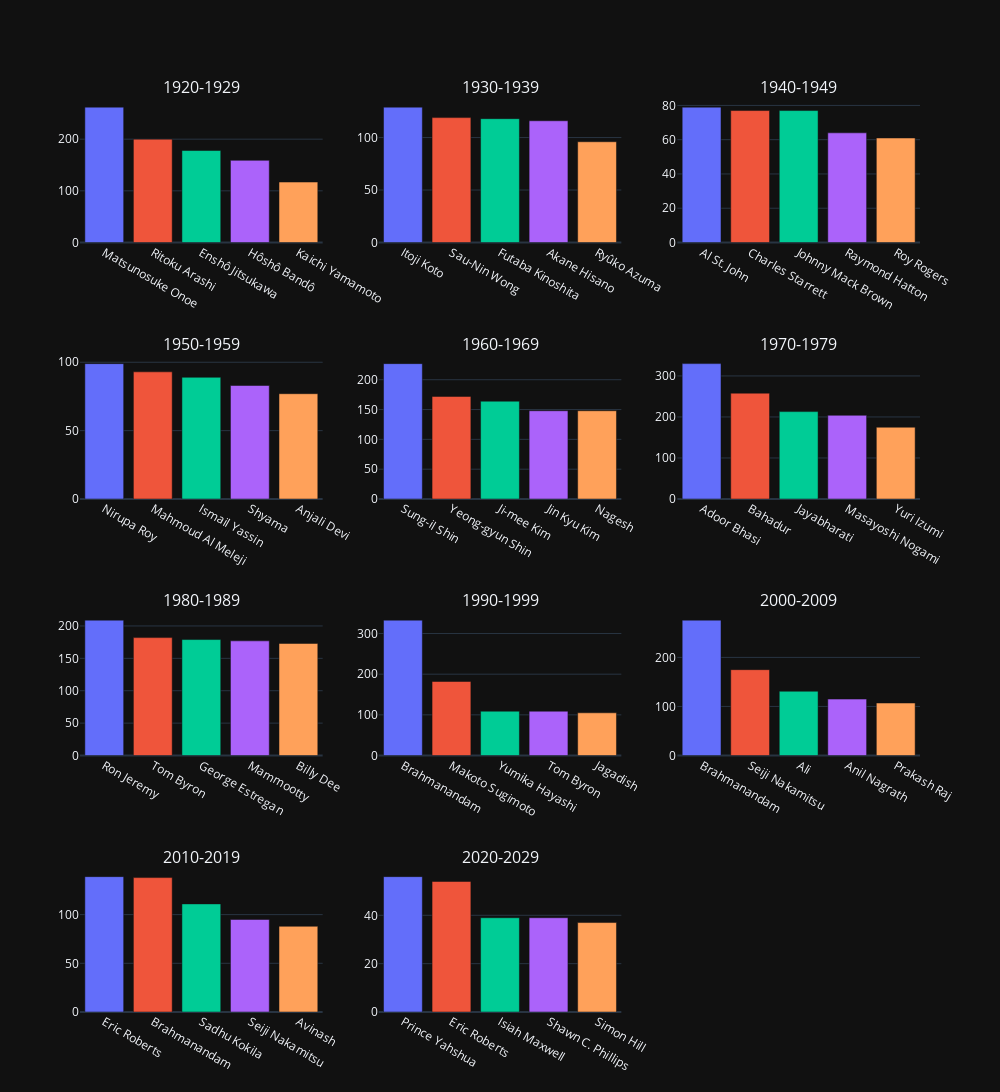

The notebook cell saved with this chart:
### Code cell
fig = make_subplots(
    rows=4, cols=3,
    subplot_titles=('1920-1929', '1930-1939','1940-1949','1950-1959','1960-1969','1970-1979','1980-1989','1990-1999','2000-2009','2010-2019','2020-2029'),
    )

fig.append_trace(
    go.Bar(x=subplot[0]['name'],
    y=subplot[0]['count'],
    marker_color=px.colors.qualitative.Plotly),
    row=1, col=1
)

fig.append_trace(
    go.Bar(x=subplot[1]['name'],
    y=subplot[1]['count'],
    marker_color=px.colors.qualitative.Plotly),
    row=1, col=2
)

fig.append_trace(
    go.Bar(x=subplot[2]['name'],
    y=subplot[2]['count'],
    marker_color=px.colors.qualitative.Plotly),
    row=1, col=3
)

fig.append_trace(
    go.Bar(x=subplot[3]['name'],
    y=subplot[3]['count'],
    marker_color=px.colors.qualitative.Plotly),
    row=2, col=1
)

fig.append_trace(
    go.Bar(x=subplot[4]['name'],
    y=subplot[4]['count'],
    marker_color=px.colors.qualitative.Plotly),
    row=2, col=2
)

fig.append_trace(
    go.Bar(x=subplot[5]['name'],
    y=subplot[5]['count'],
    marker_color=px.colors.qualitative.Plotly),
    row=2, col=3
)

fig.append_trace(
    go.Bar(x=subplot[6]['name'],
    y=subplot[6]['count'],
    marker_color=px.colors.qualitative.Plotly),
    row=3, col=1
)

fig.append_trace(
    go.Bar(x=subplot[7]['name'],
    y=subplot[7]['count'],
    marker_color=px.colors.qualitative.Plotly),
    row=3, col=2
)

fig.append_trace(
    go.Bar(x=subplot[8]['name'],
    y=subplot[8]['count'],
    marker_color=px.colors.qualitative.Plotly),
    row=3, col=3
)

fig.append_trace(
    go.Bar(x=subplot[9]['name'],
    y=subplot[9]['count'],
    marker_color=px.colors.qualitative.Plotly),
    row=4, col=1
)

fig.append_trace(
    go.Bar(x=subplot[10]['name'],
    y=subplot[10]['count'],
    marker_color=px.colors.qualitative.Plotly),
    row=4, col=2
)

fig.update_layout(template='plotly_dark',showlegend=False,height = 1250,width=1000)
fig.show()

### Figure 1 — Plotly figure (JSON) as saved in the notebook; plotly's stock layout.template omitted (floating-point values rounded to 4 significant figures)
{"data": [{"marker": {"color": ["#636EFA", "#EF553B", "#00CC96", "#AB63FA", "#FFA15A", "#19D3F3", "#FF6692", "#B6E880", "#FF97FF", "#FECB52"]}, "type": "bar", "x": ["Matsunosuke Onoe", "Ritoku Arashi", "Enshô Jitsukawa", "Hôshô Bandô", "Kaichi Yamamoto"], "xaxis": "x", "y": [262, 200, 178, 159, 117], "yaxis": "y"}, {"marker": {"color": ["#636EFA", "#EF553B", "#00CC96", "#AB63FA", "#FFA15A", "#19D3F3", "#FF6692", "#B6E880", "#FF97FF", "#FECB52"]}, "type": "bar", "x": ["Itoji Koto", "Sau-Nin Wong", "Futaba Kinoshita", "Akane Hisano", "Ryûko Azuma"], "xaxis": "x2", "y": [129, 119, 118, 116, 96], "yaxis": "y2"}, {"marker": {"color": ["#636EFA", "#EF553B", "#00CC96", "#AB63FA", "#FFA15A", "#19D3F3", "#FF6692", "#B6E880", "#FF97FF", "#FECB52"]}, "type": "bar", "x": ["Al St. John", "Charles Starrett", "Johnny Mack Brown", "Raymond Hatton", "Roy Rogers"], "xaxis": "x3", "y": [79, 77, 77, 64, 61], "yaxis": "y3"}, {"marker": {"color": ["#636EFA", "#EF553B", "#00CC96", "#AB63FA", "#FFA15A", "#19D3F3", "#FF6692", "#B6E880", "#FF97FF", "#FECB52"]}, "type": "bar", "x": ["Nirupa Roy", "Mahmoud Al Meleji", "Ismail Yassin", "Shyama", "Anjali Devi"], "xaxis": "x4", "y": [99, 93, 89, 83, 77], "yaxis": "y4"}, {"marker": {"color": ["#636EFA", "#EF553B", "#00CC96", "#AB63FA", "#FFA15A", "#19D3F3", "#FF6692", "#B6E880", "#FF97FF", "#FECB52"]}, "type": "bar", "x": ["Sung-il Shin", "Yeong-gyun Shin", "Ji-mee Kim", "Jin Kyu Kim", "Nagesh"], "xaxis": "x5", "y": [227, 172, 164, 148, 148], "yaxis": "y5"}, {"marker": {"color": ["#636EFA", "#EF553B", "#00CC96", "#AB63FA", "#FFA15A", "#19D3F3", "#FF6692", "#B6E880", "#FF97FF", "#FECB52"]}, "type": "bar", "x": ["Adoor Bhasi", "Bahadur", "Jayabharati", "Masayoshi Nogami", "Yuri Izumi"], "xaxis": "x6", "y": [330, 258, 213, 204, 175], "yaxis": "y6"}, {"marker": {"color": ["#636EFA", "#EF553B", "#00CC96", "#AB63FA", "#FFA15A", "#19D3F3", "#FF6692", "#B6E880", "#FF97FF", "#FECB52"]}, "type": "bar", "x": ["Ron Jeremy", "Tom Byron", "George Estregan", "Mammootty", "Billy Dee"], "xaxis": "x7", "y": [209, 182, 179, 177, 173], "yaxis": "y7"}, {"marker": {"color": ["#636EFA", "#EF553B", "#00CC96", "#AB63FA", "#FFA15A", "#19D3F3", "#FF6692", "#B6E880", "#FF97FF", "#FECB52"]}, "type": "bar", "x": ["Brahmanandam", "Makoto Sugimoto", "Yumika Hayashi", "Tom Byron", "Jagadish"], "xaxis": "x8", "y": [333, 182, 109, 109, 105], "yaxis": "y8"}, {"marker": {"color": ["#636EFA", "#EF553B", "#00CC96", "#AB63FA", "#FFA15A", "#19D3F3", "#FF6692", "#B6E880", "#FF97FF", "#FECB52"]}, "type": "bar", "x": ["Brahmanandam", "Seiji Nakamitsu", "Ali", "Anil Nagrath", "Prakash Raj"], "xaxis": "x9", "y": [276, 175, 131, 115, 107], "yaxis": "y9"}, {"marker": {"color": ["#636EFA", "#EF553B", "#00CC96", "#AB63FA", "#FFA15A", "#19D3F3", "#FF6692", "#B6E880", "#FF97FF", "#FECB52"]}, "type": "bar", "x": ["Eric Roberts", "Brahmanandam", "Sadhu Kokila", "Seiji Nakamitsu", "Avinash"], "xaxis": "x10", "y": [139, 138, 111, 95, 88], "yaxis": "y10"}, {"marker": {"color": ["#636EFA", "#EF553B", "#00CC96", "#AB63FA", "#FFA15A", "#19D3F3", "#FF6692", "#B6E880", "#FF97FF", "#FECB52"]}, "type": "bar", "x": ["Prince Yahshua", "Eric Roberts", "Isiah Maxwell", "Shawn C. Phillips", "Simon Hill"], "xaxis": "x11", "y": [56, 54, 39, 39, 37], "yaxis": "y11"}], "layout": {"annotations": [{"font": {"size": 16}, "showarrow": false, "text": "1920-1929", "x": 0.1444, "xanchor": "center", "xref": "paper", "y": 1, "yanchor": "bottom", "yref": "paper"}, {"font": {"size": 16}, "showarrow": false, "text": "1930-1939", "x": 0.5, "xanchor": "center", "xref": "paper", "y": 1, "yanchor": "bottom", "yref": "paper"}, {"font": {"size": 16}, "showarrow": false, "text": "1940-1949", "x": 0.8556, "xanchor": "center", "xref": "paper", "y": 1, "yanchor": "bottom", "yref": "paper"}, {"font": {"size": 16}, "showarrow": false, "text": "1950-1959", "x": 0.1444, "xanchor": "center", "xref": "paper", "y": 0.7188, "yanchor": "bottom", "yref": "paper"}, {"font": {"size": 16}, "showarrow": false, "text": "1960-1969", "x": 0.5, "xanchor": "center", "xref": "paper", "y": 0.7188, "yanchor": "bottom", "yref": "paper"}, {"font": {"size": 16}, "showarrow": false, "text": "1970-1979", "x": 0.8556, "xanchor": "center", "xref": "paper", "y": 0.7188, "yanchor": "bottom", "yref": "paper"}, {"font": {"size": 16}, "showarrow": false, "text": "1980-1989", "x": 0.1444, "xanchor": "center", "xref": "paper", "y": 0.4375, "yanchor": "bottom", "yref": "paper"}, {"font": {"size": 16}, "showarrow": false, "text": "1990-1999", "x": 0.5, "xanchor": "center", "xref": "paper", "y": 0.4375, "yanchor": "bottom", "yref": "paper"}, {"font": {"size": 16}, "showarrow": false, "text": "2000-2009", "x": 0.8556, "xanchor": "center", "xref": "paper", "y": 0.4375, "yanchor": "bottom", "yref": "paper"}, {"font": {"size": 16}, "showarrow": false, "text": "2010-2019", "x": 0.1444, "xanchor": "center", "xref": "paper", "y": 0.1562, "yanchor": "bottom", "yref": "paper"}, {"font": {"size": 16}, "showarrow": false, "text": "2020-2029", "x": 0.5, "xanchor": "center", "xref": "paper", "y": 0.1562, "yanchor": "bottom", "yref": "paper"}], "height": 1250, "showlegend": false, "width": 1000, "xaxis": {"anchor": "y", "domain": [0, 0.2889]}, "xaxis10": {"anchor": "y10", "domain": [0, 0.2889]}, "xaxis11": {"anchor": "y11", "domain": [0.3556, 0.6444]}, "xaxis12": {"anchor": "y12", "domain": [0.7111, 1]}, "xaxis2": {"anchor": "y2", "domain": [0.3556, 0.6444]}, "xaxis3": {"anchor": "y3", "domain": [0.7111, 1]}, "xaxis4": {"anchor": "y4", "domain": [0, 0.2889]}, "xaxis5": {"anchor": "y5", "domain": [0.3556, 0.6444]}, "xaxis6": {"anchor": "y6", "domain": [0.7111, 1]}, "xaxis7": {"anchor": "y7", "domain": [0, 0.2889]}, "xaxis8": {"anchor": "y8", "domain": [0.3556, 0.6444]}, "xaxis9": {"anchor": "y9", "domain": [0.7111, 1]}, "yaxis": {"anchor": "x", "domain": [0.8438, 1]}, "yaxis10": {"anchor": "x10", "domain": [0, 0.1562]}, "yaxis11": {"anchor": "x11", "domain": [0, 0.1562]}, "yaxis12": {"anchor": "x12", "domain": [0, 0.1562]}, "yaxis2": {"anchor": "x2", "domain": [0.8438, 1]}, "yaxis3": {"anchor": "x3", "domain": [0.8438, 1]}, "yaxis4": {"anchor": "x4", "domain": [0.5625, 0.7188]}, "yaxis5": {"anchor": "x5", "domain": [0.5625, 0.7188]}, "yaxis6": {"anchor": "x6", "domain": [0.5625, 0.7188]}, "yaxis7": {"anchor": "x7", "domain": [0.2812, 0.4375]}, "yaxis8": {"anchor": "x8", "domain": [0.2812, 0.4375]}, "yaxis9": {"anchor": "x9", "domain": [0.2812, 0.4375]}}}
